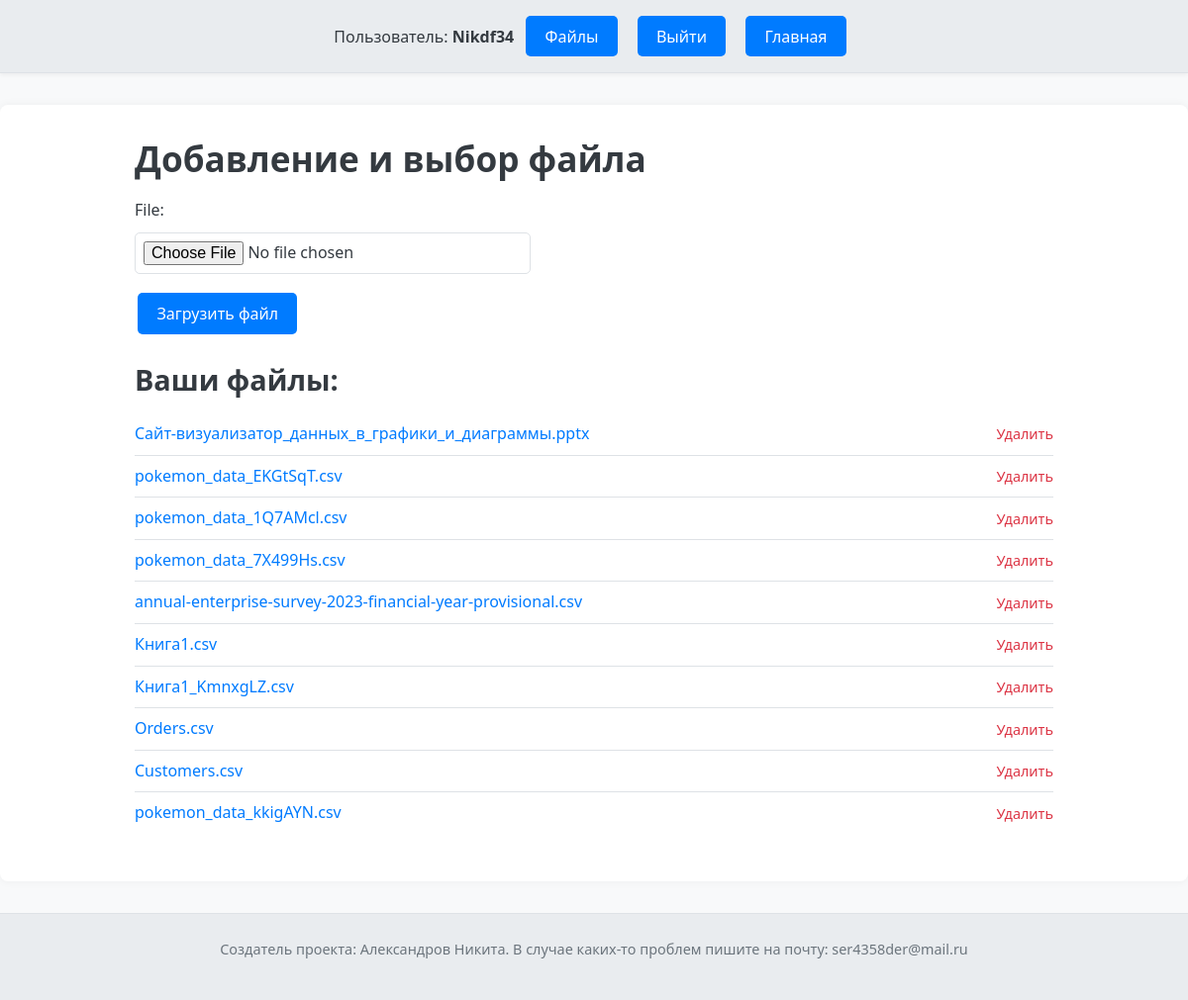
/add_file/ (signed in), run on an earlier commit of the app's database.
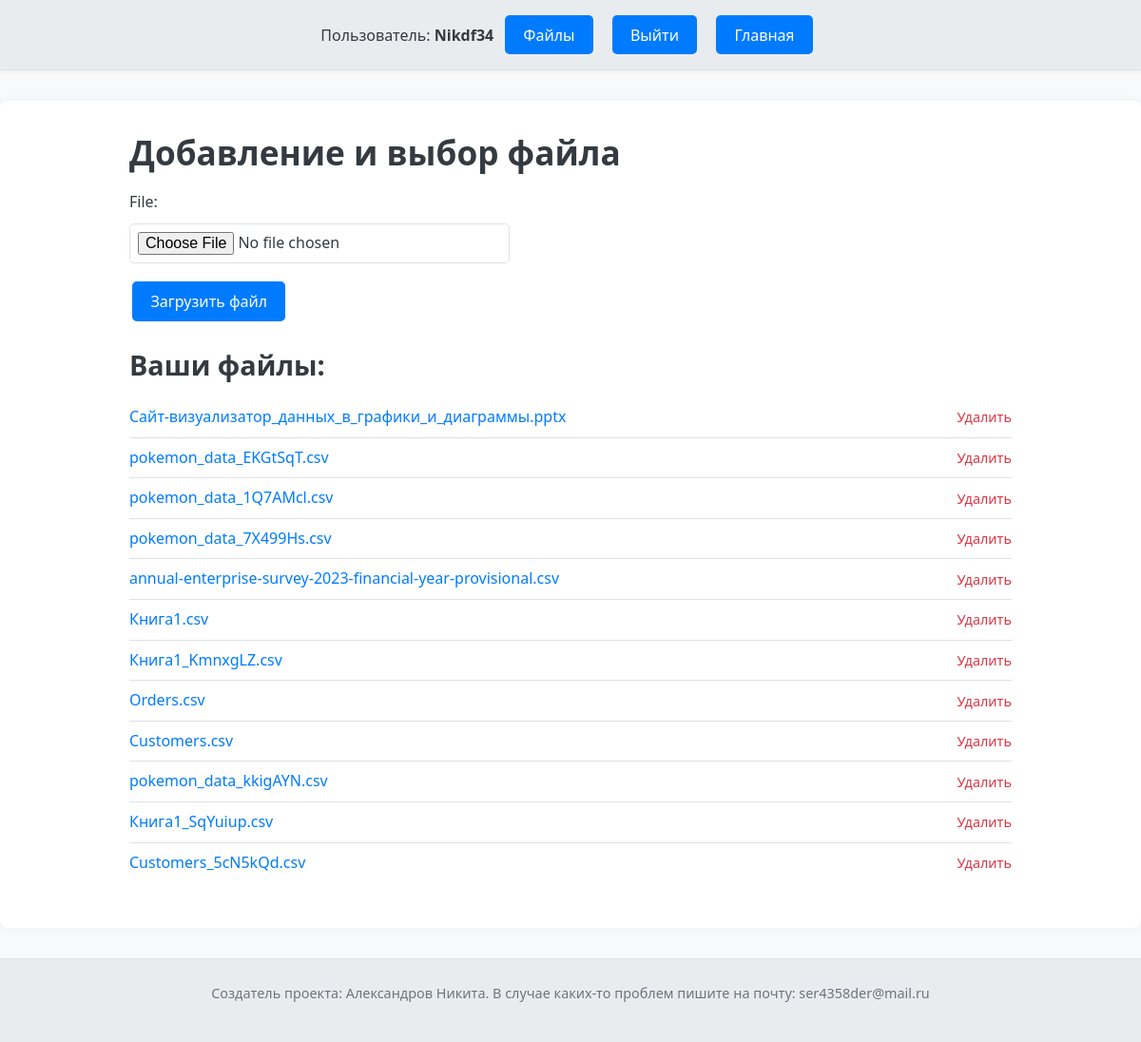
And on a later commit of the database.
### first1site/models.py (models this page shows, shortened)
class NewUser(AbstractUser):
    pass

class UserFile(models.Model):
    user = models.ForeignKey('NewUser', on_delete=models.CASCADE)
    file = models.FileField(
        upload_to="users_file/",
        blank=True,
        null=True,
        validators=[v]
    )
    data = models.DateTimeField(auto_now_add=True)

### first1site/views.py (the view)
# urls.py: path('add_file/', views.load_file, name='load_file'),
def load_file(request):
    if request.method == 'POST' and request.FILES['file']:
        form = UserFileForm(request.POST, request.FILES)
        uploaded_file = request.FILES['file']
        file_name = uploaded_file.name
        if UserFile.objects.filter(file__icontains=file_name, user=request.user).exists():
            messages.error(request, "Этот файл уже загружен!")
            return HttpResponseRedirect(request.path)
        if form.is_valid():
            userfile = form.save(commit=False)
            userfile.user = request.user
            userfile.save()
            messages.success(request, "Форма успешно отправлена!")
        elif not form.is_valid():
            print(form.errors)
            messages.error(request, "Разрешены только CSV файлы!")
        return HttpResponseRedirect(request.path)
    else:
        form = UserFileForm()
    all_files = UserFile.objects.filter(user=request.user)
    return render(request, 'file_form.html', {'file_form': form, 'all_files': all_files})

### first1site/forms.py
class UserFileForm(forms.ModelForm):
    class Meta:
        model = UserFile
        fields = ['file']

### first1site/templates/file_form.html (shortened to what this page needs)
{% extends "base.html" %}
{% load static %}
{% block content %}
<div class="container">
    <h1>Добавление и выбор файла</h1>
    <form method="post" enctype="multipart/form-data">
        <label for="{{ file_form.file.id_for_label }}">{{ file_form.file.label }}:</label>
        {{ file_form.file }}
        <button type="submit">Загрузить файл</button>
    </form>
    <h2>Ваши файлы:</h2>
    <div class="file-list">
        <ul>
            {% if user.is_authenticated %}
                {% for file in all_files %}
                    <li>
                        <a href="{% url 'file_id' file.id %}">{{ file.file.name|cut:"users_file/" }}</a>
                        <a href="{% url 'delete_file' file.id %}" onclick="return confirm('Вы уверены, что хотите удалить этот файл?');">Удалить</a>
                    </li>
                {% empty %}
                    <li>У вас пока нет загруженных файлов.</li>
                {% endfor %}
            {% endif %}
        </ul>
    </div>
</div>
{% endblock %}

### first1site/templates/base.html (shortened to what this page needs)
{% load static %}
<!DOCTYPE html>
<html lang="ru">
<head>
    <link rel="stylesheet" href="{% static 'css/style.css' %}">
</head>
<body>
    <header id="header">
        {% if user.is_authenticated %}
            <span>Пользователь: <strong>{{ user.username }}</strong></span>
        {% endif %}
        {% if user.is_authenticated %}
            <a href="{% url 'load_file' %}"><button>Файлы</button></a>
            <a href="{% url 'logout' %}"><button>Выйти</button></a>
        {% else %}
            <a href="{% url 'login' %}"><button>Авторизация</button></a>
            <a href="{% url 'registration' %}"><button>Регистрация</button></a>
        {% endif %}
         <a href="{% url 'home' %}"><button>Главная</button></a>
    </header>
    <main id="main">
        {% block content %}
        {% endblock %}
    </main>
    <footer id="footer">
        <p>Создатель проекта: Александров Никита. В случае каких-то проблем пишите на почту: ser4358der@mail.ru</p>
    </footer>
</body>
</html>

### first1site/static/css/style.css (style rules this page uses)
:root { --primary-color: #007bff; --primary-hover-color: #0056b3; --secondary-color: #6c757d; --light-bg: #f8f9fa; --white-color: #ffffff; --dark-text: #343a40; --light-text: #6c757d; --border-color: #dee2e6; --success-color: #28a745; --error-color: #dc3545; --success-bg: #d4edda; --error-bg: #f8d7da; --header-footer-bg: #e9ecef; --font-main: 'Segoe UI', Tahoma, Geneva, Verdana, sans-serif; }
html { box-sizing: border-box; font-size: 16px; }
*, *:before, *:after { box-sizing: inherit; }
body { font-family: var(--font-main); background-color: var(--light-bg); color: var(--dark-text); margin: 0; padding: 0; line-height: 1.6; display: flex; flex-direction: column; min-height: 100vh; }
#header { background-color: var(--header-footer-bg); padding: 1rem 2rem; box-shadow: 0 2px 4px rgba(0, 0, 0, 0.05); text-align: center; border-bottom: 1px solid var(--border-color); }
#main { background-color: var(--white-color); padding: 2rem; flex-grow: 1; width: 100%; max-width: 1200px; margin: 2rem auto; box-shadow: 0 0 10px rgba(0, 0, 0, 0.05); border-radius: 8px; }
#footer { background: var(--header-footer-bg); color: var(--light-text); padding: 1.5rem 2rem; margin-top: auto; text-align: center; border-top: 1px solid var(--border-color); font-size: 0.9rem; }
.container { max-width: 960px; margin-left: auto; margin-right: auto; padding-left: 1rem; padding-right: 1rem; }
h1, h2, h3, h4, h5, h6 { color: var(--dark-text); margin-top: 0; margin-bottom: 1rem; line-height: 1.3; }
h1 { font-size: 2.2rem; }
h2 { font-size: 1.8rem; }
p { margin-top: 0; margin-bottom: 1rem; }
a { color: var(--primary-color); text-decoration: none; transition: color 0.2s ease; }
button, a.button-like { display: inline-block; background-color: var(--primary-color); color: var(--white-color); border: none; border-radius: 5px; padding: 0.6rem 1.2rem; font-size: 1rem; font-family: var(--font-main); cursor: pointer; text-align: center; text-decoration: none; transition: background-color 0.2s ease, transform 0.1s ease; margin: 0.2rem; }
#header a button, #header button { margin: 0 0.5rem; }
form { margin-bottom: 1.5rem; }
input[type="text"], input[type="password"], input[type="file"] { display: block; width: 100%; max-width: 400px; padding: 0.7rem; font-size: 1rem; font-family: var(--font-main); border: 1px solid var(--border-color); border-radius: 5px; margin-bottom: 1rem; background-color: var(--white-color); color: var(--dark-text); }
input[type="file"] { padding: 0.5rem; }
label { display: block; margin-bottom: 0.5rem; font-weight: 600; }
form label { display: block; margin-bottom: 0.6rem; font-weight: normal; }
.file-list ul { list-style: none; padding: 0; }
.file-list li { padding: 0.5rem 0; border-bottom: 1px solid var(--border-color); display: flex; justify-content: space-between; align-items: center; }
.file-list li:last-child { border-bottom: none; }
.file-list a:first-child { margin-right: 1rem; word-break: break-all; }
.file-list a[href*="/delete/"] { color: var(--error-color); font-size: 0.9rem; white-space: nowrap; }

What changed in the data, as far as the page shows it:
added UserFile: file.name "Книга1_SqYuiup.csv"
added UserFile: file.name "Customers_5cN5kQd.csv"
